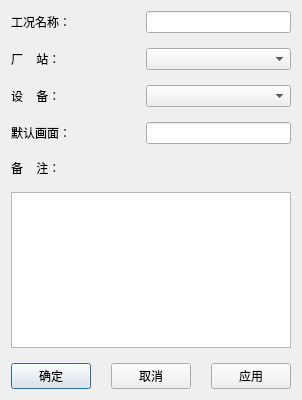
<?xml version="1.0" encoding="UTF-8"?>
<ui version="4.0">
 <class>CSceneAddTable</class>
 <widget class="QDialog" name="CSceneAddTable">
  <property name="geometry">
   <rect>
    <x>0</x>
    <y>0</y>
    <width>300</width>
    <height>400</height>
   </rect>
  </property>
  <property name="windowTitle">
   <string>工况添加</string>
  </property>
  <layout class="QVBoxLayout" name="verticalLayout_2">
   <property name="spacing">
    <number>15</number>
   </property>
   <item>
    <layout class="QHBoxLayout" name="horizontalLayout">
     <item>
      <widget class="QLabel" name="label">
       <property name="minimumSize">
        <size>
         <width>120</width>
         <height>0</height>
        </size>
       </property>
       <property name="maximumSize">
        <size>
         <width>120</width>
         <height>16777215</height>
        </size>
       </property>
       <property name="styleSheet">
        <string notr="true">font: 14pt &quot;宋体&quot;;</string>
       </property>
       <property name="text">
        <string>工况名称：</string>
       </property>
      </widget>
     </item>
     <item>
      <widget class="QLineEdit" name="editName"/>
     </item>
    </layout>
   </item>
   <item>
    <layout class="QHBoxLayout" name="horizontalLayout_2">
     <item>
      <widget class="QLabel" name="label_2">
       <property name="minimumSize">
        <size>
         <width>120</width>
         <height>0</height>
        </size>
       </property>
       <property name="maximumSize">
        <size>
         <width>120</width>
         <height>16777215</height>
        </size>
       </property>
       <property name="styleSheet">
        <string notr="true">font: 14pt &quot;宋体&quot;;</string>
       </property>
       <property name="text">
        <string>厂    站：</string>
       </property>
      </widget>
     </item>
     <item>
      <widget class="QComboBox" name="editStation"/>
     </item>
    </layout>
   </item>
   <item>
    <layout class="QHBoxLayout" name="horizontalLayout_3">
     <item>
      <widget class="QLabel" name="label_3">
       <property name="minimumSize">
        <size>
         <width>120</width>
         <height>0</height>
        </size>
       </property>
       <property name="maximumSize">
        <size>
         <width>120</width>
         <height>16777215</height>
        </size>
       </property>
       <property name="styleSheet">
        <string notr="true">font: 14pt &quot;宋体&quot;;</string>
       </property>
       <property name="text">
        <string>设    备：</string>
       </property>
      </widget>
     </item>
     <item>
      <widget class="QComboBox" name="editDev"/>
     </item>
    </layout>
   </item>
   <item>
    <layout class="QHBoxLayout" name="horizontalLayout_4">
     <item>
      <widget class="QLabel" name="label_5">
       <property name="minimumSize">
        <size>
         <width>120</width>
         <height>0</height>
        </size>
       </property>
       <property name="maximumSize">
        <size>
         <width>120</width>
         <height>16777215</height>
        </size>
       </property>
       <property name="styleSheet">
        <string notr="true">font: 14pt &quot;宋体&quot;;</string>
       </property>
       <property name="text">
        <string>默认画面：</string>
       </property>
      </widget>
     </item>
     <item>
      <widget class="QLineEdit" name="editFileName"/>
     </item>
    </layout>
   </item>
   <item>
    <layout class="QVBoxLayout" name="verticalLayout">
     <item>
      <widget class="QLabel" name="label_4">
       <property name="styleSheet">
        <string notr="true">font: 14pt &quot;宋体&quot;;</string>
       </property>
       <property name="text">
        <string>备    注：</string>
       </property>
      </widget>
     </item>
     <item>
      <widget class="QTextEdit" name="editRemark"/>
     </item>
    </layout>
   </item>
   <item>
    <layout class="QHBoxLayout" name="horizontalLayout_5">
     <property name="spacing">
      <number>20</number>
     </property>
     <item>
      <widget class="QPushButton" name="buttonEnter">
       <property name="styleSheet">
        <string notr="true">font: 12pt &quot;宋体&quot;;</string>
       </property>
       <property name="text">
        <string>确定</string>
       </property>
      </widget>
     </item>
     <item>
      <widget class="QPushButton" name="buttonExit">
       <property name="styleSheet">
        <string notr="true">font: 12pt &quot;宋体&quot;;</string>
       </property>
       <property name="text">
        <string>取消</string>
       </property>
      </widget>
     </item>
     <item>
      <widget class="QPushButton" name="buttonApply">
       <property name="styleSheet">
        <string notr="true">font: 12pt &quot;宋体&quot;;</string>
       </property>
       <property name="text">
        <string>应用</string>
       </property>
      </widget>
     </item>
    </layout>
   </item>
  </layout>
 </widget>
 <tabstops>
  <tabstop>editName</tabstop>
  <tabstop>editFileName</tabstop>
  <tabstop>editRemark</tabstop>
  <tabstop>buttonApply</tabstop>
  <tabstop>buttonEnter</tabstop>
  <tabstop>buttonExit</tabstop>
 </tabstops>
 <resources/>
 <connections>
  <connection>
   <sender>buttonExit</sender>
   <signal>clicked()</signal>
   <receiver>CSceneAddTable</receiver>
   <slot>reject()</slot>
   <hints>
    <hint type="sourcelabel">
     <x>260</x>
     <y>300</y>
    </hint>
    <hint type="destinationlabel">
     <x>174</x>
     <y>174</y>
    </hint>
   </hints>
  </connection>
 </connections>
</ui>
